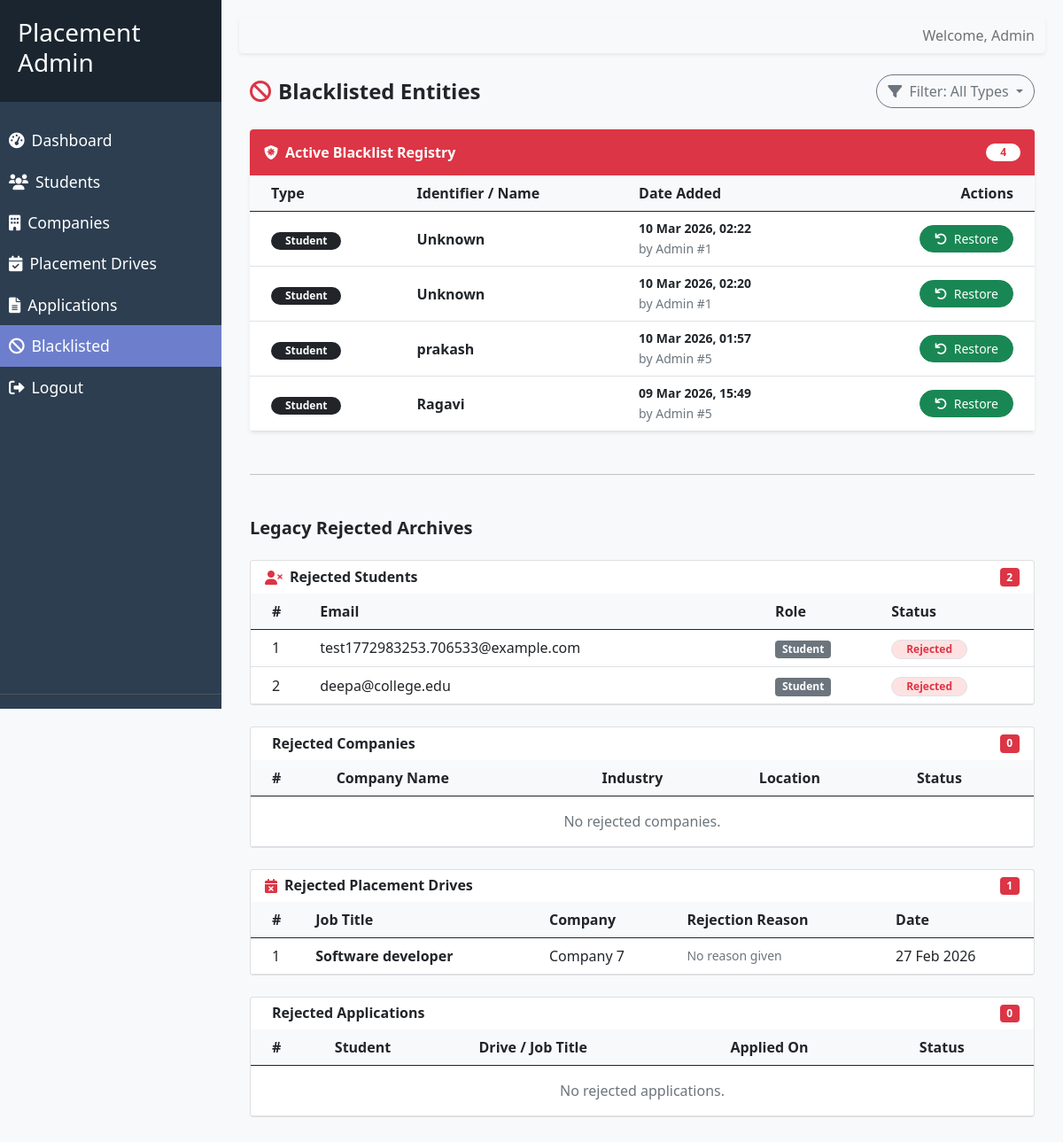
The app's page /admin/blacklisted (signed in), older data.
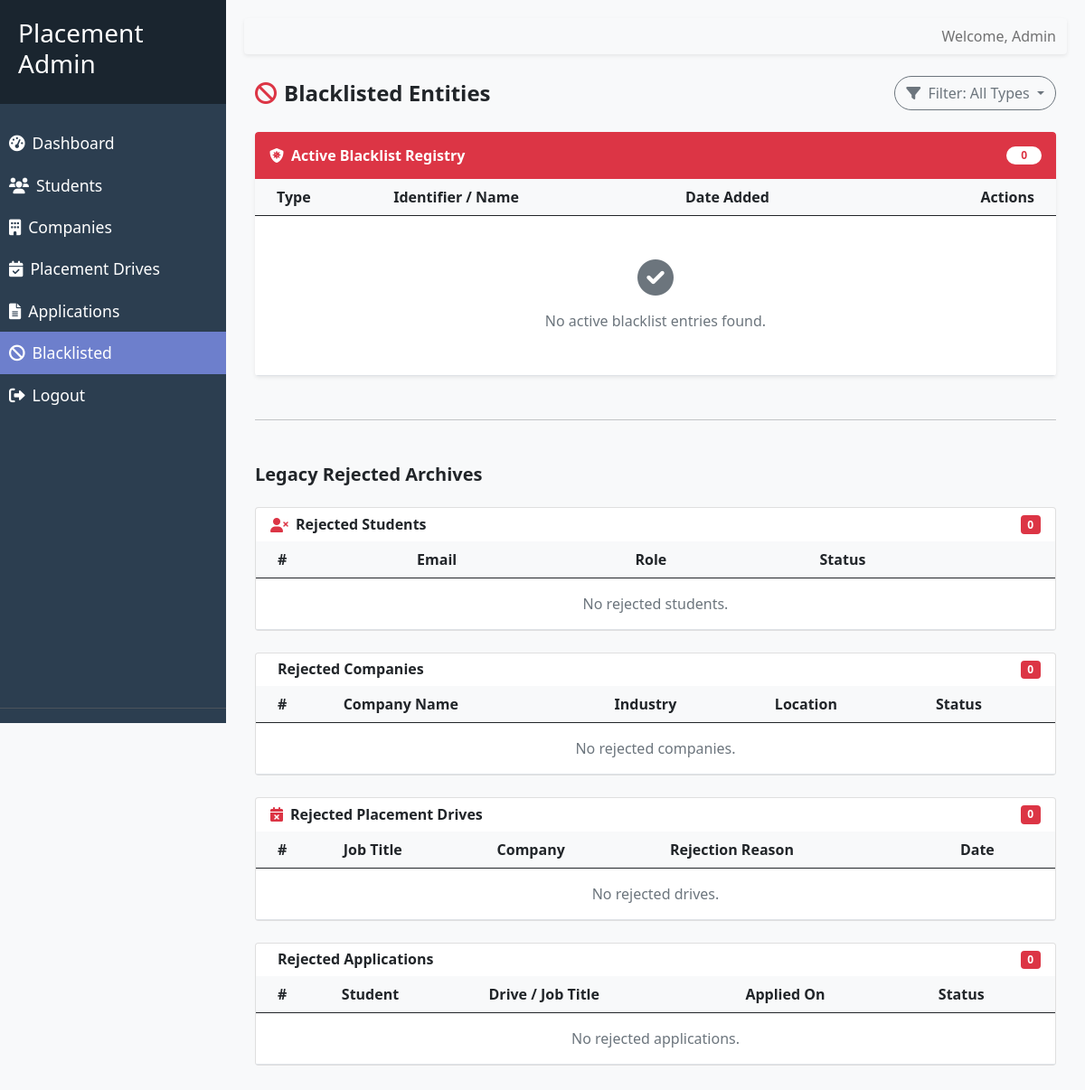
The same page, newer data.
### models/blacklist_entry.py (models this page shows, shortened)
class BlacklistEntry(db.Model):
    __tablename__ = "blacklist_entries"
    id = db.Column(db.Integer, primary_key=True)
    entity_type = db.Column(db.String(50), nullable=False)
    entity_id = db.Column(db.Integer, nullable=False)
    reason = db.Column(db.String(500), nullable=True)
    blacklisted_at = db.Column(db.DateTime, nullable=False, default=datetime.utcnow)
    admin_id = db.Column(db.Integer, db.ForeignKey("accounts.id"), nullable=False)
    admin = db.relationship("Account", backref=db.backref("blacklist_actions", lazy=True))

### models/account.py (models this page shows, shortened)
class Account(db.Model):
    __tablename__ = "accounts"
    id = db.Column(db.Integer, primary_key=True)
    login_identifier = db.Column(db.String(255), unique=True, nullable=False)
    password_hash = db.Column(db.String(255), nullable=False)
    role = db.Column(db.String(50), nullable=False)
    account_state = db.Column(
        db.String(50),
        nullable=False,
        default=AccountState.PENDING_VERIFICATION.value,
    )
    student_profile = db.relationship("StudentProfile", backref="account", lazy=True, uselist=False, cascade="all, delete-orphan")
    company_profile = db.relationship("CompanyProfile", backref="account", lazy=True, uselist=False, cascade="all, delete-orphan")
    created_at = db.Column(
        db.DateTime,
        nullable=False,
        default=datetime.now,
    )
    last_login_at = db.Column(db.DateTime, nullable=True)

### models/placement_drive.py (models this page shows, shortened)
class PlacementDrive(db.Model):
    __tablename__ = "placement_drives"
    id = db.Column(db.Integer, primary_key=True)
    company_id = db.Column(db.Integer, db.ForeignKey("company_profiles.id"), nullable=False)
    company = db.relationship("CompanyProfile")
    job_title = db.Column(db.String(200), nullable=False)
    job_description = db.Column(db.Text, nullable=False)
    eligibility_criteria = db.Column(db.String(500), nullable=False)
    job_location = db.Column(db.String(100), nullable=False)
    package_amount = db.Column(db.String(50), nullable=False)
    application_deadline = db.Column(db.DateTime, nullable=False)
    approval_status = db.Column(
        db.Enum(DriveStatus),
        nullable=False,
        default=DriveStatus.PENDING
    )
    created_at = db.Column(db.DateTime, nullable=False, server_default=db.func.now())
    approved_at = db.Column(db.DateTime, nullable=True, onupdate=db.func.now())
    rejection_reason = db.Column(db.String(500), nullable=True)

### models/company_profile.py (models this page shows, shortened)
class CompanyProfile(db.Model):
    __tablename__ = "company_profiles"
    id = db.Column(db.Integer, primary_key=True)
    account_id = db.Column(db.Integer, db.ForeignKey("accounts.id"), unique=True, nullable=False)
    name = db.Column(db.String(255), nullable=False)
    company_id_field = db.Column(db.String(100), unique=True, nullable=False)
    website_url = db.Column(db.String(255), nullable=True)
    industry_type = db.Column(db.String(255), nullable=True)
    location = db.Column(db.String(255), nullable=True)
    approval_status = db.Column(
        db.Enum(ApprovalAction),
        nullable=False,
        default=ApprovalAction.PENDING,
        index=True
    )
    hr_contact = db.Column(db.String(255), nullable=False)
    work_email = db.Column(db.String(255), unique=True, nullable=False)

### routes/moderation_routes.py (the view)
@admin_bp.route("/blacklisted", endpoint="blacklisted")
def view_restricted_entities():
    filter_type = request.args.get('type')
    query = BlacklistEntry.query
    if filter_type:
        query = query.filter_by(entity_type=filter_type)
    blacklisted_items = query.order_by(BlacklistEntry.blacklisted_at.desc()).all()
    for item in blacklisted_items:
        item.display_name = "Unknown"
        if item.entity_type == 'student':
            student = StudentProfile.query.get(item.entity_id)
            if student: item.display_name = student.full_name
        elif item.entity_type == 'company':
            company = CompanyProfile.query.get(item.entity_id)
            if company: item.display_name = company.name
        elif item.entity_type == 'drive':
            drive = PlacementDrive.query.get(item.entity_id)
            if drive: item.display_name = drive.job_title
        elif item.entity_type == 'application':
            app = StudentApplication.query.get(item.entity_id)
            if app: item.display_name = f"{app.student.full_name} - {app.drive.job_title}"
    rejected_students = Account.query.filter_by(
        role=AccountRole.STUDENT.value, account_state=AccountState.REJECTED.value
    ).all()
    rejected_company_accounts = Account.query.filter_by(
        role=AccountRole.COMPANY.value, account_state=AccountState.REJECTED.value
    ).all()
    rejected_companies = [acc.company_profile for acc in rejected_company_accounts if acc.company_profile]
    rejected_drives = PlacementDrive.query.filter_by(approval_status=DriveStatus.REJECTED).all()
    rejected_apps = StudentApplication.query.filter_by(status=ApplicationStatus.REJECTED).all()
    return render_template(
        "admin/blacklisted.html",
        blacklisted_items=blacklisted_items,
        rejected_students=rejected_students,
        rejected_companies=rejected_companies,
        rejected_drives=rejected_drives,
        rejected_apps=rejected_apps,
        filter_type=filter_type
    )

### routes/moderation_routes.py (called while the page is built)
@admin_bp.before_request
def admin_required():
    if session.get("role") != "admin":
        return redirect(url_for("auth.admin_login"))

### templates/admin/blacklisted.html (shortened to what the changed rows need)
{% extends 'base_admin.html' %}
{% block content %}
<div class="container-fluid">
    <div class="card shadow-sm border-0 rounded-4 overflow-hidden mb-5">
        <div class="card-header bg-danger text-white py-3 border-0">
            <div class="d-flex align-items-center">
                <i class="fas fa-shield-virus me-2"></i>
                <h6 class="fw-bold mb-0">Active Blacklist Registry</h6>
                <span class="badge bg-white text-danger ms-auto rounded-pill px-3">{{ blacklisted_items|length }}</span>
            </div>
        </div>
        <div class="table-responsive">
            <table class="table align-middle table-hover mb-0">
                <thead class="bg-light">
                    <tr>
                        <th class="ps-4">Type</th>
                        <th>Identifier / Name</th>
                        <th>Date Added</th>
                        <th class="text-end pe-4">Actions</th>
                    </tr>
                </thead>
                <tbody>
                    {% for entry in blacklisted_items %}
                    <tr>
                        <td class="ps-4">
                            <span class="badge bg-dark rounded-pill px-3">{{ entry.entity_type.capitalize() }}</span>
                        </td>
                        <td class="fw-bold">{{ entry.display_name }}</td>
                        <td>
                            <div class="small fw-bold">{{ entry.blacklisted_at.strftime('%d %b %Y, %H:%M') }}</div>
                            <small class="text-muted">by Admin #{{ entry.admin_id }}</small>
                        </td>
                        <td class="text-end pe-4">
                            <form action="{{ url_for('admin.unblacklist_entity', entry_id=entry.id) }}" method="POST"
                                class="d-inline">
                                <button type="submit" class="btn btn-sm btn-success rounded-pill px-3"
                                    onclick="return confirm('Restore this entity from the blacklist?')">
                                    <i class="fas fa-undo me-1"></i> Restore
                                </button>
                            </form>
                        </td>
                    </tr>
                    {% else %}
                    <tr>
                        <td colspan="4" class="text-center text-muted py-5">
                            <i class="fas fa-check-circle fs-1 opacity-25 mb-3 d-block"></i>
                            No active blacklist entries found.
                        </td>
                    </tr>
                    {% endfor %}
                </tbody>
            </table>
        </div>
    </div>
    <div class="card mb-4">
        <div class="card-header bg-transparent border-0 d-flex align-items-center gap-2">
            <i class="fas fa-user-times text-danger"></i>
            <h6 class="fw-bold mb-0">Rejected Students</h6>
            <span class="badge bg-danger ms-auto">{{ rejected_students|length }}</span>
        </div>
        <div class="table-responsive">
            <table class="table align-middle table-hover mb-0">
                <thead class="bg-light">
                    <tr>
                        <th class="ps-4">#</th>
                        <th>Email</th>
                        <th>Role</th>
                        <th>Status</th>
                    </tr>
                </thead>
                <tbody>
                    {% for acc in rejected_students %}
                    <tr>
                        <td class="ps-4">{{ loop.index }}</td>
                        <td>{{ acc.login_identifier }}</td>
                        <td><span class="badge bg-secondary">Student</span></td>
                        <td><span class="badge bg-danger-subtle text-danger border rounded-pill px-3">Rejected</span>
                        </td>
                    </tr>
                    {% else %}
                    <tr>
                        <td colspan="4" class="text-center text-muted py-3">No rejected students.</td>
                    </tr>
                    {% endfor %}
                </tbody>
            </table>
        </div>
    </div>
    <div class="card mb-4">
        <div class="table-responsive">
            <table class="table align-middle table-hover mb-0">
                <thead class="bg-light">
                    <tr>
                        <th class="ps-4">#</th>
                        <th>Company Name</th>
                        <th>Industry</th>
                        <th>Location</th>
                        <th>Status</th>
                    </tr>
                </thead>
            </table>
        </div>
    </div>
    <div class="card mb-4">
        <div class="card-header bg-transparent border-0 d-flex align-items-center gap-2">
            <i class="fas fa-calendar-xmark text-danger"></i>
            <h6 class="fw-bold mb-0">Rejected Placement Drives</h6>
            <span class="badge bg-danger ms-auto">{{ rejected_drives|length }}</span>
        </div>
        <div class="table-responsive">
            <table class="table align-middle table-hover mb-0">
                <thead class="bg-light">
                    <tr>
                        <th class="ps-4">#</th>
                        <th>Job Title</th>
                        <th>Company</th>
                        <th>Rejection Reason</th>
                        <th>Date</th>
                    </tr>
                </thead>
                <tbody>
                    {% for drive in rejected_drives %}
                    <tr>
                        <td class="ps-4">{{ loop.index }}</td>
                        <td class="fw-bold">{{ drive.job_title }}</td>
                        <td>{{ drive.company.name if drive.company else '—' }}</td>
                        <td class="text-muted small">{{ drive.rejection_reason or 'No reason given' }}</td>
                        <td>{{ drive.created_at.strftime('%d %b %Y') }}</td>
                    </tr>
                    {% else %}
                    <tr>
                        <td colspan="5" class="text-center text-muted py-3">No rejected drives.</td>
                    </tr>
                    {% endfor %}
                </tbody>
            </table>
        </div>
    </div>
    <div class="card mb-4">
        <div class="table-responsive">
            <table class="table align-middle table-hover mb-0">
                <thead class="bg-light">
                    <tr>
                        <th class="ps-4">#</th>
                        <th>Student</th>
                        <th>Drive / Job Title</th>
                        <th>Applied On</th>
                        <th>Status</th>
                    </tr>
                </thead>
            </table>
        </div>
    </div>
</div>
{% endblock %}

Row changes from the older to the newer data that the page shows:
removed BlacklistEntry: entity_type "Student", display_name "Unknown", blacklisted_at "10 Mar 2026, 02:22", admin_id "1"
removed BlacklistEntry: entity_type "Student", display_name "Unknown", blacklisted_at "10 Mar 2026, 02:20", admin_id "1"
removed BlacklistEntry: entity_type "Student", display_name "prakash", blacklisted_at "10 Mar 2026, 01:57", admin_id "5"
removed BlacklistEntry: entity_type "Student", display_name "Ragavi", blacklisted_at "09 Mar 2026, 15:49", admin_id "5"
removed Account: login_identifier "test1772983253.706533@example.com"
removed Account: login_identifier "deepa@college.edu"
removed PlacementDrive: job_title "Software developer", company "Company 7", rejection_reason "No reason given", created_at "27 Feb 2026"
Text that changed along with them:
{{ blacklisted_items|length }}: "4" → "0"
{{ rejected_students|length }}: "2" → "0"
{{ rejected_drives|length }}: "1" → "0"
text now shown: "No active blacklist entries found. No rejected students. No rejected drives."
